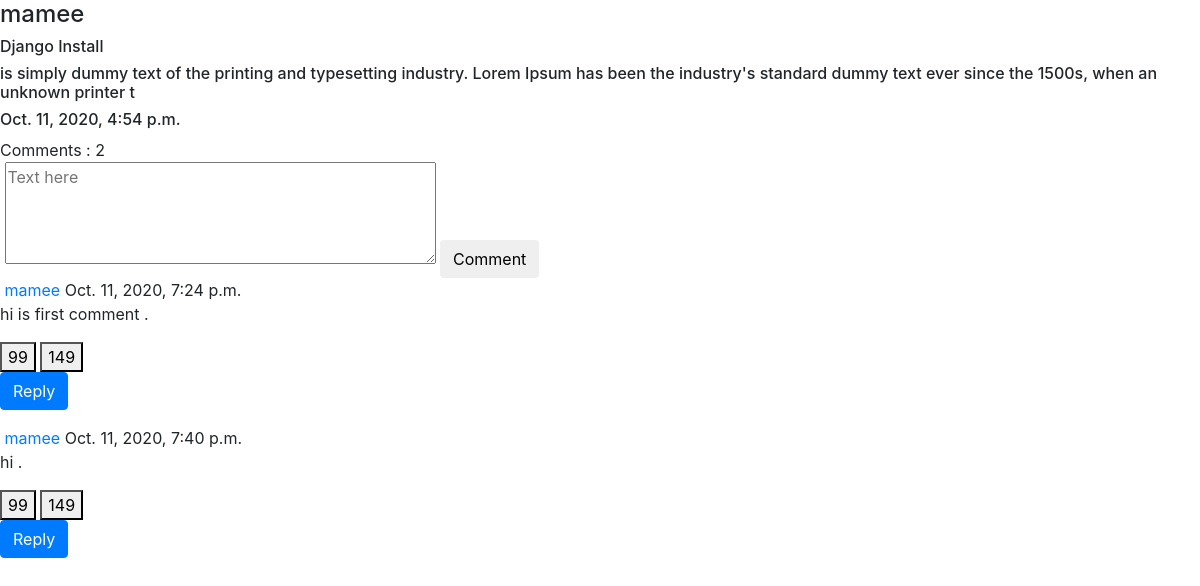
/1/, run on the app's committed database.
### TopicComm/models.py (models this page shows, shortened)
class Topic(models.Model):
	user       = models.ForeignKey(User, related_name='user', on_delete=models.CASCADE  )
	title      = models.CharField(max_length=100)
	content    = models.TextField(blank=True, null=True)
	created_at = models.DateTimeField(auto_now=True)
	update_at  = models.DateTimeField(auto_now_add=True)
	like       = models.ManyToManyField(User,default=None,blank=True,)
	image      = models.ImageField(upload_to='imageTopic/',null=True)

class Comments(models.Model):
	user        = models.ForeignKey(User, related_name='userComment', on_delete=models.CASCADE,blank=True,null=True  )
	topic       = models.ForeignKey('Topic', related_name='Comments_Topic', on_delete=models.CASCADE  )
	comments    = models.TextField(blank=True, null=True)
	created_at  = models.DateTimeField(default=timezone.now)
	parent      = models.ForeignKey('self',related_name='replies',on_delete=models.CASCADE,null=True )
	update_at   = models.DateTimeField(auto_now_add=True)

### TopicComm/views.py (the view)
# urls.py: path('<int:id>/',topic_details,name='topic_details'),
def topic_details(request,id):
    topic = Topic.objects.get(id=id)
    comments = Comments.objects.filter(topic=topic,parent=None)
    total_comments = comments.count()
    if request.method == 'POST':
        form = CommentForm(request.POST)
        if form.is_valid():
            myform = form.save(commit=False)
            reply_id = request.POST.get('comments_id')
            comment_qs = None
            if reply_id:
                comment_qs = Comments.objects.get(id=reply_id)
            myform.parent=comment_qs
            myform.user = request.user
            myform.topic = topic
            myform.save()
    else:
        form = CommentForm()
    return render(request,'topic/detail.html',{'topic':topic,'comments':comments,'form':form,'total_comments':total_comments})

### TopicComm/forms.py
class CommentForm(forms.ModelForm):
	comments = forms.CharField(label='', widget = forms.Textarea(attrs={'class':'from-control','placeholder':'Text here ','rows':'4', 'cols':'40'}))
	class Meta:
		model= Comments
		fields = ['comments']

### TopicComm/templates/topic/detail.html (shortened to what this page needs)
{% extends 'main.html' %}{% load static %} {% block content %}
<h4>{{topic.user}}</h4>
<h6>{{topic.title}}</h6>
<h6>{{topic.content}}</h6>
<h6>{{topic.created_at}}</h6>
<div class="comments">
    <span class="total-comments comments-sort">Comments : {{total_comments}} </span>
    <form method="POST" action="" enctype="multipart/form-data">
        <div class="comment-box add-comment">
            <span class="commenter-pic">
    </span>
            <span class="commenter-name">
                {{form }}
            <button type="submit" class="btn btn-default">Comment</button>
</span>
        </div>
    </form>
    {% for comments in comments %}
    <div class="comment-box">
        <span class="commenter-pic">
          </span>
        <span class="commenter-name">
            <a href="#">{{comments.user}}</a> <span class="comment-time">{{comments.created_at}}</span>
        </span>
        <p class="comment-txt more">{{comments.comments| safe }} .</p>
        <div class="comment-meta">
            <button class="comment-like"> 99</button>
            <button class="comment-dislike"> 149</button>
            <div class="  replied reply-box ">
                <button class="btn btn-primary" type="button" data-toggle="collapse" data-target="#collapseExample" aria-expanded="false" aria-controls="collapseExample">
              Reply</button></p>
            </div>
            {% endfor %}
        </div>
        {% endblock %}

### templates/main.html (shortened to what this page needs)
{% load static %}
<!doctype html>
<html lang="en">
<head>
    <link rel="stylesheet" href="https://maxcdn.bootstrapcdn.com/bootstrap/4.0.0/css/bootstrap.min.css">
</head>
<body>
    {% block content %} {% endblock content%}
</body>
</html>

### data on the page
Topic: user "mamee", title "Django Install", content "is simply dummy text of the printing and typesetting industry. Lorem Ipsum has been the industry's standard dummy text ever since the 1500s, when an unknown printer t", created_at "Oct. 11, 2020, 4:54 p.m."
Comments: user "mamee", created_at "Oct. 11, 2020, 7:24 p.m.", comments "hi is first comment"
Comments: user "mamee", created_at "Oct. 11, 2020, 7:40 p.m.", comments "hi"

### other printed values
{{ total_comments }} "2"
